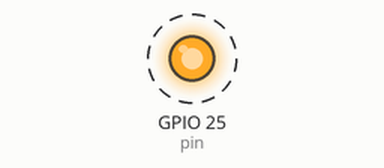
The program below on a simulated Raspberry Pi (BCM pin numbers). Parts: output pins drawn as LEDs (lit = HIGH). Dashed ring = blinking.

Above: at 0.2 s.
Timing chart, 0 to 3.0 s (numbered marks = the images above):
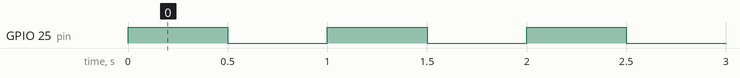

The program:

twinkle_bcm.py
```python
import RPi.GPIO as GPIO
import time

pin = 25
GPIO.setmode(GPIO.BCM)
GPIO.setup(pin, GPIO.OUT)

if __name__ == '__main__':
    try:
        while True:
            GPIO.output(pin, GPIO.HIGH)
            time.sleep(0.5)
            GPIO.output(pin, GPIO.LOW)
            time.sleep(0.5)
    except KeyboardInterrupt:
        GPIO.cleanup()
```

Measured:
- by itself, GPIO 25 (pin): alternates HIGH for 0.50 s and LOW for 0.50 s
